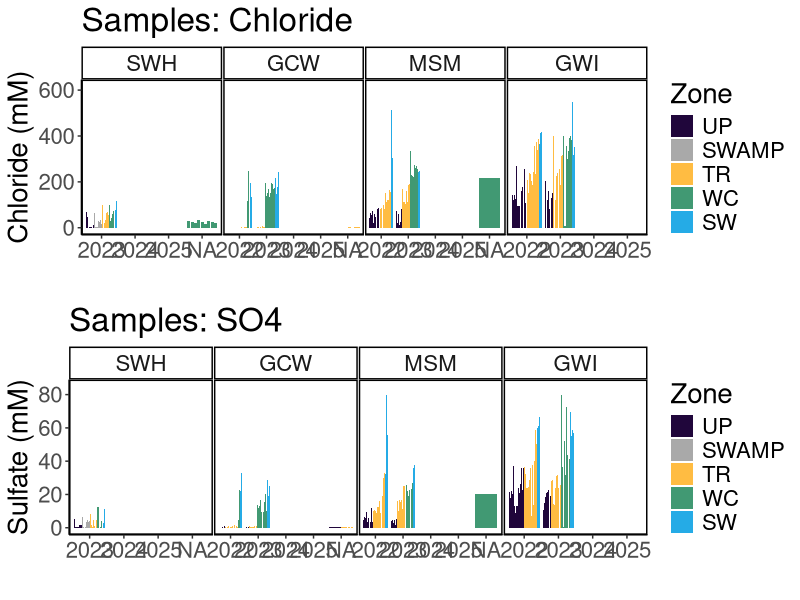
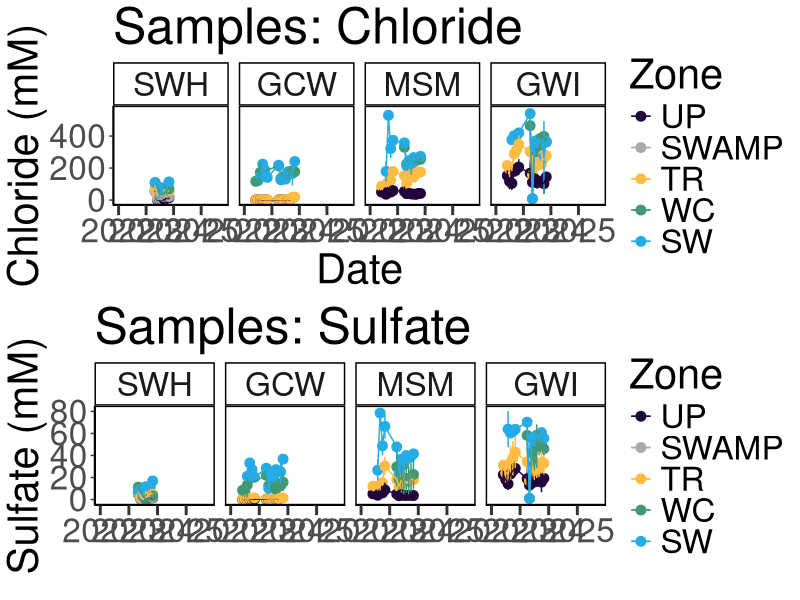
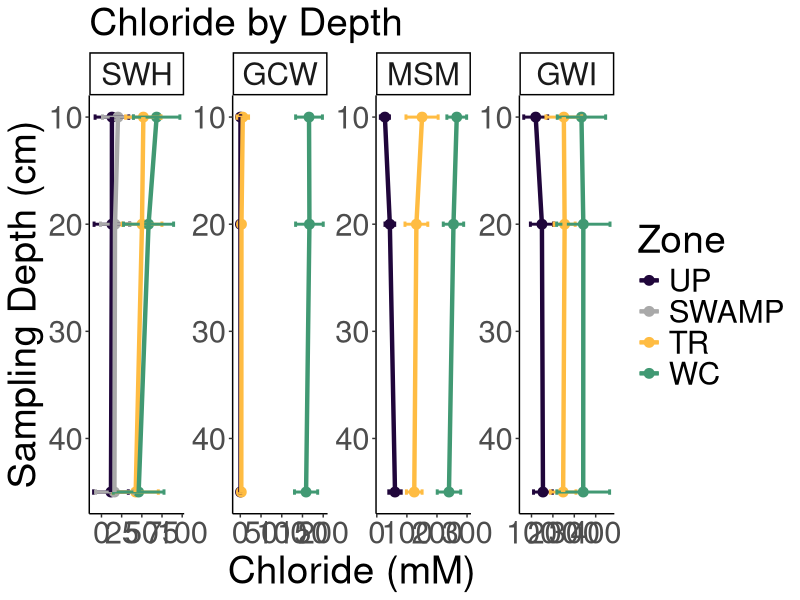
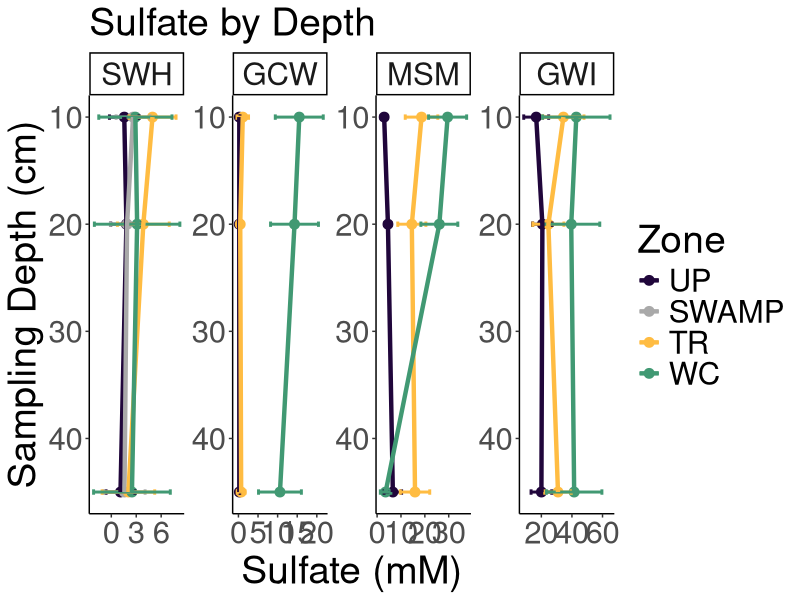
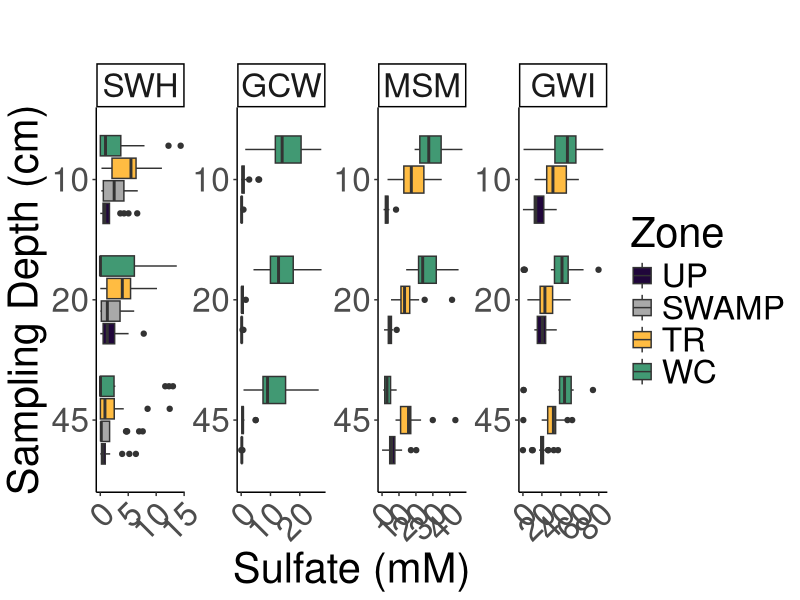
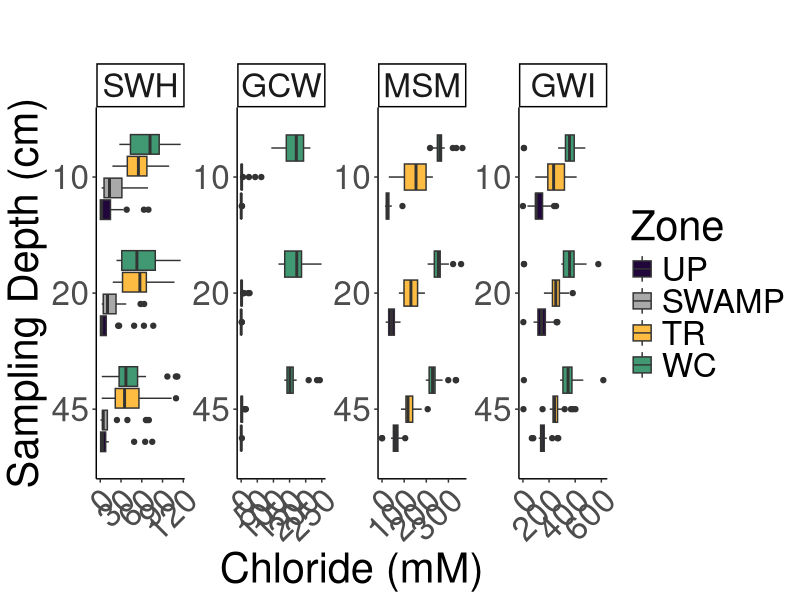
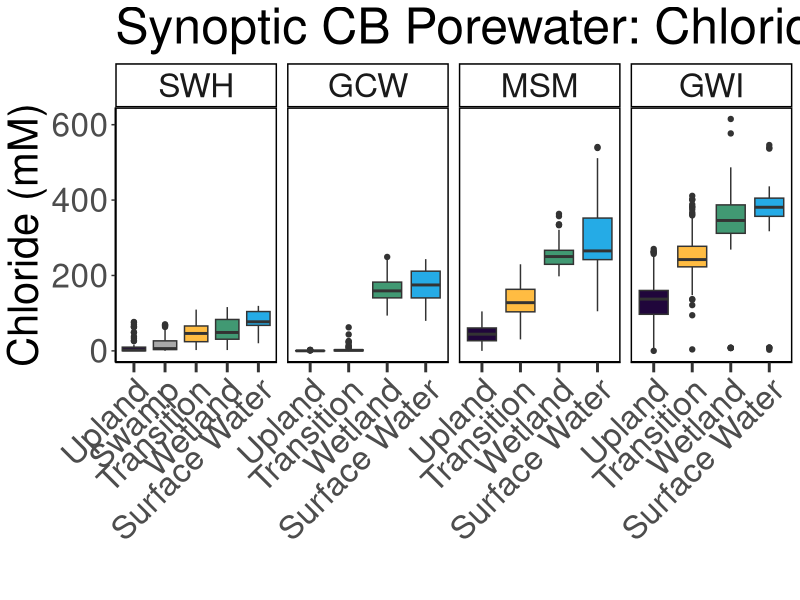
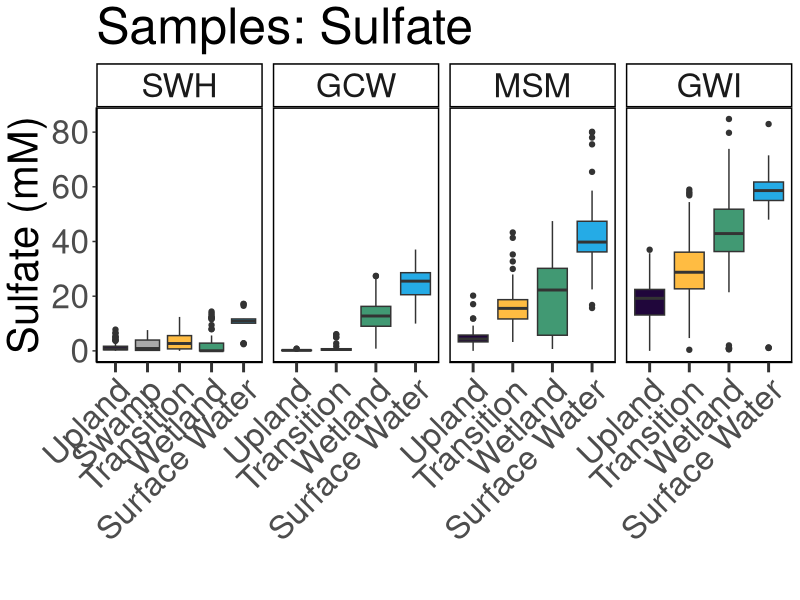

The R source for these figures, in order:
## ---- chunk 1
library(dplyr)
library(ggplot2)
library(ggpubr)
library(stringr)
library(readxl)
library(tidyr)
library(tibble)
library(openxlsx)
library(knitr)
## ---- chunk 2

#read in 2022 Dionex Data:
dat22 <- read.csv("2022/COMPASS_SynopticCB_SO4_Cl_2022.csv")
# head(dat22)
colnames(dat22)

#read in 2023 Dionex Data:
dat23 <- read.csv("2023/COMPASS_SynopticCB_SO4_Cl_2023.csv")
# head(dat23)
colnames(dat23)

#read in 2024 Dionex Data:
dat24 <- read.csv("2024/COMPASS_SynopticCB_SO4_Cl_2024.csv")
# head(dat24)
colnames(dat24)

#read in 2025 Dionex Data:
dat25 <- read.csv("2025/COMPASS_SynopticCB_SO4_Cl_2025.csv")
# head(dat25)
colnames(dat25)

all_dat <- bind_rows(dat22, dat23, dat24, dat25)

all_dat <- all_dat %>%
  dplyr::select(
    Project, Region, Sample_ID, Year, Month, Day, Time, Time_Zone,
    Site, Zone, Replicate, Depth_cm, 
    SO4_ppm, SO4_mM, SO4_Conc_flag, SO4_QAQC_flag, Cl_ppm, Cl_mM, Cl_Conc_flag, Cl_QAQC_flag, salinity,
    Analysis_rundate,  Run_notes, Field_notes
        # list columns in the order you want them
  )

##Set 4 decimal points max
all_dat <- all_dat %>%
  mutate(across(where(is.numeric), round, digits = 4)) ##This does make all salinities 0 when Cl_ppm is 0 instead of 0.000026

## ---- chunk 3

#pull the column names from the all_dat dataframe and create a new dataframe with them 
metadat <- data.frame(Column_Names = colnames(all_dat))
metadat

metadat$Description <- ""
metadat$Units <- ""
metadat$Instrument_ifapplicable <- ""

#add information about each line: 

metadat$Description <- c("Project name", 
                         "Region samples originated from: CB = Chesapeake Bay",
                         "Sample identifier used in laboratory and field", 
                         "Year (YYYY) of sample collection", 
                         "Month (#) of sample collection",
                         "Day (#) of sample collection",
                         "Time (HH:MM) of sample collection",
                         "Time Zone of sample collection",
                         "Name of sampling transect location (GCW, SWH, MSM, GWI), see dataset locations for coordinates", 
                         "Zone within space-for-time transect (UP=Upland, SWAMP=Swamp, TR=Transition, WC=Wetland Control, SW=Surface Water)",
                         "Lysimeter or sample replicate id (A-C)", 
                         "Depth in centimeters from which water sample was taken", 
                         "Sulfate concentration in ppm", 
                         "Sulfate concentration in mM", 
                         "Sulfate concentration flag base on standard curve (bdl=below detection limit (0), adl=above detection limit (highest   
                         standard), Within_Range=within detection range)", 
                         "Sulfate QAQC Flags generated during checks of standards, blanks, dups, and spks",
                         "Chloride concentration in ppm", 
                         "Chloride concentration in mM", 
                         "Chloride concentration flag base on standard curve (bdl=below detection limit (0), adl=above detection limit (highest   
                         standard), Within_Range=within detection range)", 
                         "Chloride QAQC Flags generated during checks of standards, blanks, dups, and spks", 
                         "Salinity calculated using the Knudsen equation: Salinity=((1.807*(Chloride ppm)+0.026)/1000", 
                         "The date that samples were run on the Dionex IC", 
                         "Any notes generated during QAQC", 
                         "Notes generated during field sample collection")

metadat$Units <-       c("NA", 
                         "NA",
                         "NA", 
                         "NA",
                         "NA",
                         "NA", 
                         "NA",
                         "NA", 
                         "NA", 
                         "NA",
                         "NA", 
                         "cm",
                         "ppm", 
                         "mM", 
                         "NA", 
                         "NA", 
                         "ppm", 
                         "mM", 
                         "NA", 
                         "NA", 
                         "ppt", 
                         "NA", 
                         "NA",
                         "NA")

metadat$Instrument_ifapplicable <-  
  
                       c("NA", 
                         "NA",
                         "NA", 
                         "NA",
                         "NA",
                         "NA", 
                         "NA",
                         "NA", 
                         "NA", 
                         "NA",
                         "NA", 
                         "NA",
                         "Dionex Integrion HPIC (Thermo Fisher)", 
                         "Dionex Integrion HPIC (Thermo Fisher)", 
                         "NA", 
                         "NA", 
                         "Dionex Integrion HPIC (Thermo Fisher)", 
                         "Dionex Integrion HPIC (Thermo Fisher)", 
                         "NA", 
                         "NA", 
                         "NA", 
                         "NA", 
                         "NA",
                         "NA")


## ---- chunk 4

#write out a csv of all the data to the main folder: 
write.csv(all_dat, "COMPASS_SynopticCB_SO4_Cl_AllData.csv")


#write out a csv of the metadata associated with the data: 
write.csv(metadat, "COMPASS_SynopticCB_SO4_Cl_Metadata.csv")

## ---- chunk 5

data_plotting <- all_dat

#Order by Zone from Upland to Surface Water
data_plotting$Zone = factor(data_plotting$Zone, levels = c("UP", "SWAMP", "TR", "WC", "SW"))
data_plotting <- data_plotting[order(data_plotting$Zone), ]

#Order by Site from SWH, GCW, MSM, GWI order, which is oligohaline to polyhaline
data_plotting$Site = factor(data_plotting$Site, levels = c("SWH", "GCW", "MSM", "GWI"))
data_plotting <- data_plotting[order(data_plotting$Site), ]

#Plot samples to get a first look at concentrations (sanity check)
#group the data for plotting
data_plotting_all <- data_plotting %>%
  group_by(Site, Zone) %>%
  mutate(row_num = factor(row_number())) %>%  # create row_num as factor per group
  ungroup()

data_plotting_all$Date <- as.Date(paste(data_plotting_all$Year, data_plotting_all$Month, data_plotting_all$Day, sep = "-"))


#Plot data and change colors based on Zone:
viz_cl_plot <- ggplot(data_plotting_all, aes(x = as.character(Year), y = Cl_mM, fill = Zone)) +
  geom_bar(stat = "identity", position = position_dodge2(preserve = "total")) +
  facet_grid( ~ Site, scales="free") +
  scale_fill_manual(values = c(
    "UP" = "#20063B",
    "TR" = "#FFBC42",
    "SWAMP" = "darkgrey",
    "WC" = "#419973",
    "SW" = "#25ABE6"
  )) +
  theme_classic() +
  labs(x = " ", y = "Chloride (mM)", title = "Samples: Chloride") +
  theme(
    panel.spacing = unit(.05, "lines"), 
    panel.border = element_rect(color = "black", fill = NA, linewidth = 1)) + 
  theme(text = element_text(size = 20))

# viz_cl_plot


viz_so4_plot <-  ggplot(data_plotting_all, aes(x = as.character(Year), y = SO4_mM, fill = Zone)) +
  geom_bar(stat = "identity", position = position_dodge2(preserve = "total")) +
  facet_grid( ~ Site, scales="free") +
  scale_fill_manual(values = c(
    "UP" = "#20063B",
    "TR" = "#FFBC42",
    "SWAMP" = "darkgrey",
    "WC" = "#419973",
    "SW" = "#25ABE6"
  )) +
  theme_classic() +
  labs(x = " ", y = "Sulfate (mM)", title = "Samples: SO4") +
  theme(
    panel.spacing = unit(.05, "lines"), 
    panel.border = element_rect(color = "black", fill = NA, linewidth = 1))+ 
  theme(text = element_text(size = 20))

# viz_so4_plot

ggarrange(viz_cl_plot, viz_so4_plot, nrow=2, ncol=1)


## ---- chunk 6

##Make Date Column with just Year and Month for Sample ID
all_dat_dates <- data_plotting %>%
  mutate(
    YearMonth = if_else(
      Month < 10,
      # Modify the string:
      YearMonth <- paste(data_plotting$Year, data_plotting$Month, sep = "-0"), 
      YearMonth <- paste(data_plotting$Year, data_plotting$Month, sep = "-"), 
    )
  )

##Summarize SO4 and Cl by Date, Site, and Zone
Dionex_avg <- all_dat_dates %>%
  group_by(Month, Year, Site, Zone) %>%
   dplyr::summarize(mean_SO4 = mean(SO4_mM, na.rm=TRUE), 
            sd_SO4 = sd(SO4_mM, na.rm=TRUE), 
            mean_Cl = mean(Cl_mM, na.rm=TRUE), 
            sd_Cl = sd(Cl_mM, na.rm=TRUE), 
            YearMonth = first(YearMonth))

# Concatenate with a day (e.g., "01" for the first day)
Dionex_avg$Date <- paste0(Dionex_avg$YearMonth, "-01")

# Convert to Date object
Dionex_avg$Date <- as.Date(Dionex_avg$Date)

# Define the specific date breaks you want to display
specific_breaks <- as.Date(c("2022-01-01", "2023-01-01", "2024-01-01", "2025-01-01"))

viz_cl_plot_avgs <- ggplot(Dionex_avg, aes(x = Date, y = mean_Cl, color = Zone, group = Zone)) +
  geom_point(size = 3) + 
  geom_errorbar(aes(ymin = mean_Cl - sd_Cl, ymax = mean_Cl + sd_Cl), width = 0.2) + 
  geom_line() + 
  facet_grid( ~ Site, scales="free_y") +
  scale_color_manual(values = c(
    "UP" = "#20063B",
    "TR" = "#FFBC42",
    "SWAMP" = "darkgrey",
    "WC" = "#419973",
    "SW" = "#25ABE6"
  )) +
  theme_classic() +
  labs(x = "Date", y = "Chloride (mM)", title = "Samples: Chloride") +
  theme(
    panel.spacing = unit(0.5, "lines"), 
    panel.border = element_rect(color = "black", fill = NA, linewidth = 1)) +
  # theme(axis.text.x = element_text(angle = 90, hjust = 0.5))+ 
  theme(text = element_text(size = 30))+
  scale_x_date(breaks = specific_breaks, date_labels = "%Y", expand = expansion(mult = c(0.18, 0.05)))+
  theme(axis.ticks.x = element_line(linewidth = 1))+
  theme(axis.ticks.length.x = unit(0.25, "cm"))

# viz_cl_plot_avgs


viz_so4_plot_avgs <- ggplot(Dionex_avg, aes(x = Date, y = mean_SO4, color = Zone, group = Zone)) +
  geom_point(size = 3) + 
  geom_errorbar(aes(ymin = mean_SO4 - sd_SO4, ymax = mean_SO4 + sd_SO4), width = 0.2) + 
  geom_line() + 
  facet_grid( ~ Site, scales="free_y") +
  scale_color_manual(values = c(
    "UP" = "#20063B",
    "TR" = "#FFBC42",
    "SWAMP" = "darkgrey",
    "WC" = "#419973",
    "SW" = "#25ABE6"
  )) +
  theme_classic() +
  labs(x = " ", y = "Sulfate (mM)", title = "Samples: Sulfate") +
  theme(
    panel.spacing = unit(0.5, "lines"), 
    panel.border = element_rect(color = "black", fill = NA, linewidth = 1)) +
  # theme(axis.text.x = element_text(angle = 90, hjust = 0.5))+ 
  theme(text = element_text(size = 30))+
  scale_x_date(breaks = specific_breaks, date_labels = "%Y", expand = expansion(mult = c(0.18, 0.05)))+
  theme(axis.ticks.x = element_line(linewidth = 1))+
  theme(axis.ticks.length.x = unit(0.25, "cm"))

# viz_so4_plot_avgs

ggarrange(viz_cl_plot_avgs, viz_so4_plot_avgs, nrow=2, ncol=1)

## ---- chunk 7

##Remove SW and calculate average and sd for each depth
so4_cl_avg <- all_dat_dates %>%
  filter(Zone != "SW") %>%
  group_by(Site, Zone, Depth_cm) %>%
   dplyr::summarize(
     mean_SO4 = mean(SO4_mM, na.rm=TRUE), 
     sd_SO4 = sd(SO4_mM, na.rm=TRUE), 
     mean_Cl = mean(Cl_mM, na.rm=TRUE), 
     sd_Cl = sd(Cl_mM, na.rm=TRUE))

viz_cl_plot_depth <- ggplot(so4_cl_avg, aes(x = as.numeric(Depth_cm), y = mean_Cl, color = Zone, group = Zone)) +
  geom_point(size = 3) + 
  geom_errorbar(aes(ymin = mean_Cl - sd_Cl, ymax = mean_Cl + sd_Cl), width = 0.5, size = 1) + 
  geom_line(size = 1.5) + 
  facet_wrap( ~ Site, scales="free", nrow = 1) + 
  scale_color_manual(values = c(
    "UP" = "#20063B",
    "TR" = "#FFBC42",
    "SWAMP" = "darkgrey",
    "WC" = "#419973"
  )) + 
  theme_classic() +
  labs(x = "Sampling Depth (cm)", y = "Chloride (mM)", title = "Chloride by Depth") +
  theme(text = element_text(size = 28)) + 
  theme(plot.title = element_text(size = 28)) + 
  coord_flip() + 
  scale_x_continuous(trans = "reverse") + 
  labs(color = "Zone") 

viz_cl_plot_depth

viz_so4_plot_depth <- ggplot(so4_cl_avg, aes(x = as.numeric(Depth_cm), y = mean_SO4, color = Zone, group = Zone)) +
  geom_point(size = 3) + 
  geom_errorbar(aes(ymin = mean_SO4 - sd_SO4, ymax = mean_SO4 + sd_SO4), width = 0.5, size = 1) + 
  geom_line(size = 1.5) + 
  facet_wrap( ~ Site, scales="free", nrow = 1) + 
  scale_color_manual(values = c(
    "UP" = "#20063B",
    "TR" = "#FFBC42",
    "SWAMP" = "darkgrey",
    "WC" = "#419973"
  )) + 
  theme_classic() +
  labs(x = "Sampling Depth (cm)", y = "Sulfate (mM)", title = "Sulfate by Depth") +
  theme(text = element_text(size = 28)) + 
  theme(plot.title = element_text(size = 28)) + 
  coord_flip() + 
  scale_x_continuous(trans = "reverse") + 
  labs(color = "Zone") 

viz_so4_plot_depth

## ---- chunk 8

##Remove SW
data_plotting_depth <- data_plotting %>%
  filter(Zone != "SW") %>%
  mutate(Depth_cm = factor(Depth_cm, levels = c("45", "20", "10")))


#Plot data and change colors based on Zone:
viz_so4_depth <-  ggplot(data_plotting_depth, aes(x = Depth_cm, y = SO4_mM, fill = Zone)) +
  geom_boxplot() +
  facet_wrap( ~ Site, scales="free", nrow = 1) +
  scale_fill_manual(values = c(
    "UP" = "#20063B",
    "TR" = "#FFBC42",
    "SWAMP" = "darkgrey",
    "WC" = "#419973")) +
  theme_classic() +
  labs(x = "Sampling Depth (cm)", y = "Sulfate (mM)", title = "") +
  # theme(
  #   panel.spacing = unit(.05, "lines"), 
  #   panel.border = element_rect(color = "black", fill = NA, linewidth = 1))+ 
  theme(text = element_text(size = 30))+ 
  theme(axis.text.x = element_text(angle = 45, vjust = 1, hjust = 1))+ 
  coord_flip() 

viz_so4_depth

#Plot data and change colors based on Zone:
viz_cl_depth <-  ggplot(data_plotting_depth, aes(x = Depth_cm, y = Cl_mM, fill = Zone)) +
  geom_boxplot() +
  facet_wrap( ~ Site, scales="free", nrow = 1) +
  scale_fill_manual(values = c(
    "UP" = "#20063B",
    "TR" = "#FFBC42",
    "SWAMP" = "darkgrey",
    "WC" = "#419973")) +
  theme_classic() +
  labs(x = "Sampling Depth (cm)", y = "Chloride (mM)", title = "") +
  # theme(
  #   panel.spacing = unit(.05, "lines"), 
  #   panel.border = element_rect(color = "black", fill = NA, linewidth = 1))+ 
  theme(text = element_text(size = 30))+ 
  theme(axis.text.x = element_text(angle = 45, vjust = 1, hjust = 1))+ 
  coord_flip() 

viz_cl_depth

## ---- chunk 9

all_dat_dates <- all_dat_dates %>% 
    mutate(
    Zone_1 = case_when(
      Zone == "UP" ~ "Upland",
      Zone == "SWAMP" ~ "Swamp",
      Zone == "TR" ~ "Transition",
      Zone == "WC" ~ "Wetland",
      Zone == "SW" ~ "Surface Water",
      TRUE ~ Zone  # keep everything else unchanged
    )
  ) %>%
  mutate(Zone_1 = factor(Zone_1, levels = c("Upland", "Swamp", "Transition", "Wetland", "Surface Water")))


##Summarize SO4 and Cl by Date, Site, and Zone
viz_cl_boxplot <- ggplot(all_dat_dates, aes(x = Zone_1, y = Cl_mM, fill = Zone_1, group = Zone_1)) +
  geom_boxplot() + 
  facet_grid( ~ Site, scales = "free_x") +
  scale_x_discrete(drop = TRUE) +
  scale_fill_manual(values = c(
    "Upland" = "#20063B",
    "Transition" = "#FFBC42",
    "Swamp" = "darkgrey",
    "Wetland" = "#419973",
    "Surface Water" = "#25ABE6"
  ), labels = c("Upland", "Swamp", "Transition", "Wetland", "Surface Water")) +
  theme_classic() +
  labs(x = " ", y = "Chloride (mM)", title = "Synoptic CB Porewater: Chloride") +
  theme(
    panel.spacing = unit(0.5, "lines"), 
    panel.border = element_rect(color = "black", fill = NA, linewidth = 1)) +
  theme(axis.text.x = element_text(angle = 45, vjust = 1, hjust = 1))+ 
  theme(text = element_text(size = 30))+
  theme(axis.ticks.x = element_line(linewidth = 1))+
  theme(axis.ticks.length.x = unit(0.25, "cm"))+ 
  #scale_x_discrete(labels = c("Upland", "Swamp", "Transition", "Wetland", "Surface Water"))+ 
  theme(legend.position = "none")

viz_cl_boxplot


viz_so4_boxplot <- ggplot(all_dat_dates, aes(x = Zone_1, y = SO4_mM, fill = Zone_1, group = Zone_1)) +
  geom_boxplot() +
  facet_grid( ~ Site, scales = "free_x") +
  scale_x_discrete(drop = TRUE) +
  scale_fill_manual(values = c(
    "Upland" = "#20063B",
    "Transition" = "#FFBC42",
    "Swamp" = "darkgrey",
    "Wetland" = "#419973",
    "Surface Water" = "#25ABE6"
  ), labels = c("Upland", "Swamp", "Transition", "Wetland", "Surface Water")) +
  theme_classic() +
  labs(x = " ", y = "Sulfate (mM)", title = "Samples: Sulfate") +
  theme(
    panel.spacing = unit(0.5, "lines"), 
    panel.border = element_rect(color = "black", fill = NA, linewidth = 1)) +
  theme(axis.text.x = element_text(angle = 45, vjust = 1, hjust = 1))+ 
  theme(text = element_text(size = 30))+
  theme(axis.ticks.x = element_line(linewidth = 1))+
  theme(axis.ticks.length.x = unit(0.25, "cm"))+ 
  #scale_x_discrete(labels = c("Upland", "Swamp", "Transition", "Wetland", "Surface Water"))+ 
  theme(legend.position = "none")

viz_so4_boxplot

# ggarrange(viz_cl_boxplot, viz_so4_boxplot, nrow=2, ncol=1)

# Save as a PNG
png("COMPASS_SynopticCB_Cl_alldata.png", width = 2000, height = 1200, res = 100) 
print(viz_cl_boxplot)  # For ggplot objects, use print()
dev.off() 

# Save as a PNG
png("COMPASS_SynopticCB_SO4_alldata.png", width = 2000, height = 1200, res = 100) 
print(viz_so4_boxplot)  # For ggplot objects, use print()
dev.off() 

## ---- chunk 10
# It would also be great to add to our collation codes a summary chunk that will calculate value ranges, means, and standard deviations (and errors) for each site, zone, depth for each year; also for each site zone, depth overall; and for each site and zone overall so that we have some easy access to metrics. Was just thinking this might be helpful today when re-collating the DIC data.

colnames(all_dat)

##Metrics for each site, zone, depth for each year
summary_by_year <- all_dat %>%
  group_by(Year, Site, Zone, Depth_cm) %>%
   reframe(
     min_Cl_mM = min(Cl_mM, na.rm=TRUE),
     max_Cl_mM = max(Cl_mM, na.rm=TRUE), 
     mean_Cl_mM = mean(Cl_mM, na.rm=TRUE), 
     sd_Cl_mM = sd(Cl_mM, na.rm=TRUE), 

     min_SO4_mM = min(SO4_mM, na.rm=TRUE),
     max_SO4_mM = max(SO4_mM, na.rm=TRUE), 
     mean_SO4_mM = mean(SO4_mM, na.rm=TRUE), 
     sd_SO4_mM = sd(SO4_mM, na.rm=TRUE)) %>%
  mutate(across(where(is.numeric), round, digits = 4)) 

##Metrics for each site, zone, depth for all years
summary_all_years <- all_dat %>%
  group_by(Site, Zone, Depth_cm) %>%
   reframe(
     min_Cl_ppm = min(Cl_ppm, na.rm=TRUE),
     max_Cl_ppm = max(Cl_ppm, na.rm=TRUE), 
     mean_Cl_ppm = mean(Cl_ppm, na.rm=TRUE), 
     sd_Cl_ppm = sd(Cl_ppm, na.rm=TRUE), 

     min_SO4_ppm = min(SO4_ppm, na.rm=TRUE),
     max_SO4_ppm = max(SO4_ppm, na.rm=TRUE), 
     mean_SO4_ppm = mean(SO4_ppm, na.rm=TRUE), 
     sd_SO4_ppm = sd(SO4_ppm, na.rm=TRUE)) %>%
  mutate(across(where(is.numeric), round, digits = 4)) 

##Metrics for each site and zone for all depths and years
summary_all_depths_years <- all_dat %>%
  group_by(Site, Zone) %>%
   reframe(
     min_Cl_ppm = min(Cl_ppm, na.rm=TRUE),
     max_Cl_ppm = max(Cl_ppm, na.rm=TRUE), 
     mean_Cl_ppm = mean(Cl_ppm, na.rm=TRUE), 
     sd_Cl_ppm = sd(Cl_ppm, na.rm=TRUE), 

     min_SO4_ppm = min(SO4_ppm, na.rm=TRUE),
     max_SO4_ppm = max(SO4_ppm, na.rm=TRUE), 
     mean_SO4_ppm = mean(SO4_ppm, na.rm=TRUE), 
     sd_SO4_ppm = sd(SO4_ppm, na.rm=TRUE)) %>%
  mutate(across(where(is.numeric), round, digits = 4)) 

## ---- chunk 11
#  I am thinking it might be cool to add to our porewater collation files a table at the end that has total number of samples then also some info about # of samples per zone, site, depth etc.

##Metrics for each year
sample_numbers_years <- all_dat %>%
  group_by(Year) %>%
   reframe(
     Number_of_samples = n())

##Metrics for each site, zone, depth for all years
sample_numbers <- all_dat %>%
  group_by(Site, Zone, Depth_cm) %>%
   reframe(
     Number_of_samples = n())
     

## ---- chunk 12

library(kableExtra)

#Order by Zone from Upland to Surface Water
summary_all_depths_years$Zone = factor(summary_all_depths_years$Zone, levels = c("UP", "SWAMP", "TR", "WC", "SW"))
summary_all_depths_years <- summary_all_depths_years[order(summary_all_depths_years$Zone), ]

#Order by Site from SWH, GCW, MSM, GWI order, which is oligohaline to polyhaline
summary_all_depths_years$Site = factor(summary_all_depths_years$Site, levels = c("SWH", "GCW", "MSM", "GWI"))
summary_all_depths_years <- summary_all_depths_years[order(summary_all_depths_years$Site), ]

kable(
  summary_all_depths_years[, c("Site", "Zone", "min_Cl_ppm",	"max_Cl_ppm",	"mean_Cl_ppm", "min_SO4_ppm",	"max_SO4_ppm",	"mean_SO4_ppm")],  
  format = "latex",
  booktabs = TRUE,
  caption = "Summary Statistics"
) %>%
  kable_styling(
    latex_options = c("hold_position", "striped", "scale_down"),
    font_size = 12
  ) %>%
  row_spec(0, bold = TRUE) %>%   # header
  column_spec(1, bold = TRUE)


## ---- chunk 13

#Order by Zone from Upland to Surface Water
sample_numbers$Zone = factor(sample_numbers$Zone, levels = c("UP", "SWAMP", "TR", "WC", "SW"))
sample_numbers <- sample_numbers[order(sample_numbers$Zone), ]

#Order by Site from SWH, GCW, MSM, GWI order, which is oligohaline to polyhaline
sample_numbers$Site = factor(sample_numbers$Site, levels = c("SWH", "GCW", "MSM", "GWI"))
sample_numbers <- sample_numbers[order(sample_numbers$Site), ]

kable(
  sample_numbers_years[, c("Year", "Number_of_samples")],  
  format = "latex",
  booktabs = TRUE,
  caption = paste0("Total Samples: ", nrow(all_dat))
) %>%
  kable_styling(
    latex_options = c("hold_position", "striped", "scale_down"),
    font_size = 12
  ) %>%
  row_spec(0, bold = TRUE) %>%   # header
  column_spec(1, bold = TRUE)

## ---- chunk 14
##Remove SW samples
sample_numbers_pw <- sample_numbers %>% 
  filter(Zone != "SW")

##Number of Samples Plots
sample_num_barplot <- ggplot(sample_numbers_pw, aes(x = as.character(Depth_cm), y = Number_of_samples, fill = Zone)) +
  geom_col(position = "dodge", color = "black", width = 0.75) + # 'color' adds a border to the bars
  facet_grid(~Site , scales = "free_x") +
  scale_x_discrete(drop = TRUE) +
  scale_fill_manual(values = c(
    "UP" = "#20063B",
    "TR" = "#FFBC42",
    "SWAMP" = "darkgrey",
    "WC" = "#419973"
  ), labels = c("Upland", "Swamp", "Transition", "Wetland")) +
  theme_classic() +
  labs(x = "Depth (cm)", y = "Number of Samples", title = "Synoptic CB Porewater Sample Numbers") +
  theme(
    panel.spacing = unit(0.5, "lines"),
    panel.border = element_rect(color = "black", fill = NA, linewidth = 1)) +
  theme(axis.text.x = element_text(angle = 45, vjust = 1, hjust = 1))+
  theme(text = element_text(size = 30))+
  theme(axis.ticks.x = element_line(linewidth = 1))+
  theme(axis.ticks.length.x = unit(0.25, "cm"))
  #scale_x_discrete(labels = c("Upland", "Swamp", "Transition", "Wetland", "Surface Water"))+
  # theme(legend.position = "none")

sample_num_barplot
## ---- chunk 15

#write out a csv of all the data to the main folder: 
write.csv(summary_by_year, "COMPASS_SynopticCB_PW_SO4_Cl_Summarized_By_Year.csv")


#write out a csv of the metadata associated with the data: 
write.csv(summary_all_years, "COMPASS_SynopticCB_PW_SO4_Cl_Summarized_Years_Combined.csv")


#write out a csv of the metadata associated with the data: 
write.csv(summary_all_depths_years, "COMPASS_SynopticCB_PW_SO4_Cl_Summarized_Years_and_Depths_Combined.csv")
